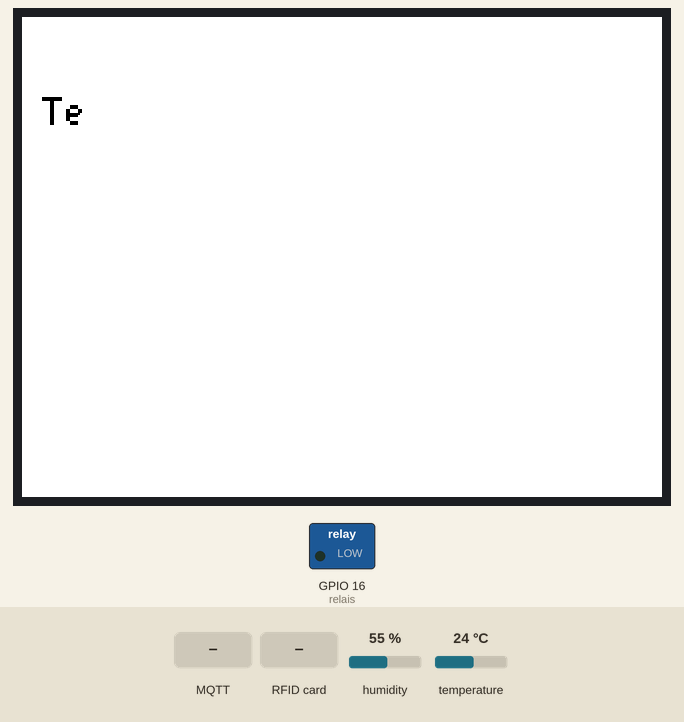
The program below on a simulated ESP32 board running MicroPython. Parts: 320×240 colour display, switched loads named in the program (green lamp = pin HIGH). The test bench sets the inputs (shaded band); at power-on: temperature 24 °C, humidity 55 %. WiFi joins after 1.5 s; the clock reads 2024-03-15 10:24:30 at power-on unless the program sets it; no MQTT or app messages arrive unless stated; the interpreter's speed is modelled, so counts of loop turns are approximate; library files of the repository ran but are not shown: mfrc522.py, ili9341.py; pins used as bus, display or sensor lines are not drawn; what the program prints to the serial console is not drawn.

Above: at 10.9 s.
11.0 s: MQTT message "unlock" arrives on the first subscribed topic
At 12.0 s:
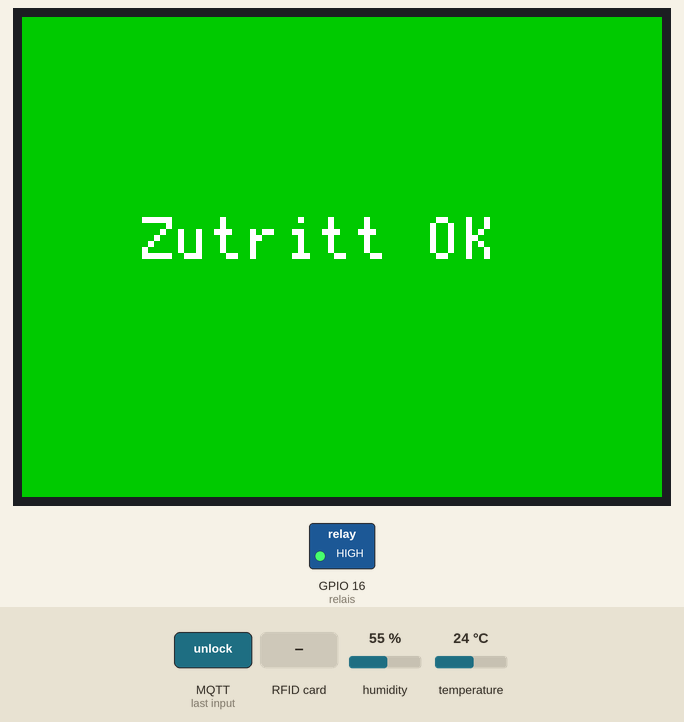
17.1 s: RFID card 5E 7A 19 C4 held to the reader
At 21.0 s:
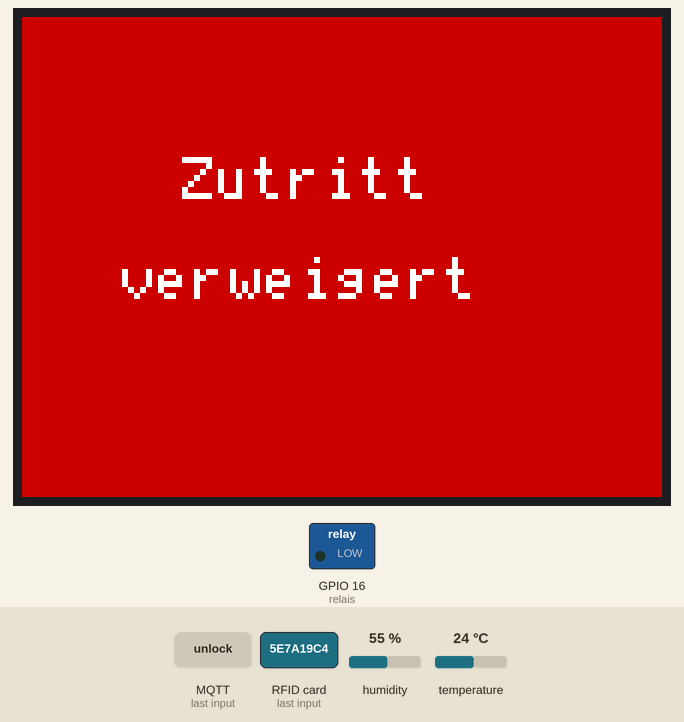
24.4 s: temperature set to 12 °C
At 36.1 s:
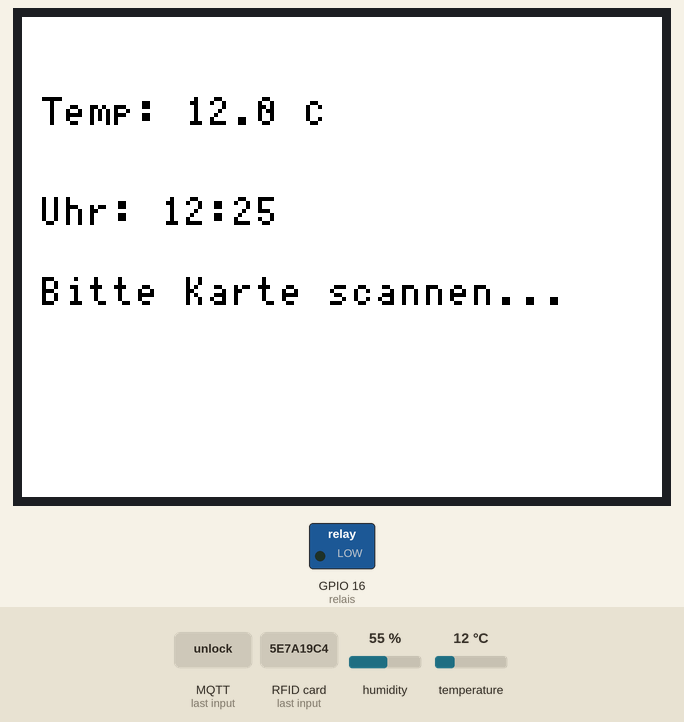
Timing chart, 0 to 37.6 s (numbered marks = the images above; inputs shaded):
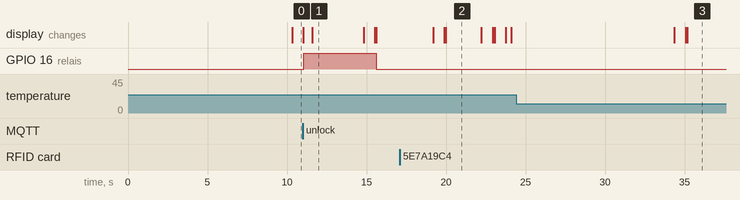

Measured:
- after the input at 11.0 s, GPIO 16 (relais): LOW → HIGH after 0.06 s, → LOW 4.6 s later
- after the input at 17.1 s, the display: first changes after 2.1 s (image 2 shows a later state)
- what the display in image 1 shows lasts 3.2 s, from 11.6 s to 14.8 s
- what the display in image 2 shows lasts 2.2 s, from 20.0 s to 22.2 s

The program:

Hauptprogramm.py
```python
import time
import sensor as temperatur_sensor
import rfid as rfid_modul
import anzeige
import netzwerk
import machine

# WLAN verbinden
if not netzwerk.verbinde_wlan():
    print("WLAN-Verbindung fehlgeschlagen. Neustart...")
    machine.reset()

relais_aktiv_bis = 0
zeige_standard_wieder_ab = 0
warte_auf_unlock_bis = 0
letzte_uid = None
freigabe_erfolgt = False
letzte_scan_zeit = 0

def empfange_mqtt(topic, msg):
    global relais_aktiv_bis, zeige_standard_wieder_ab, warte_auf_unlock_bis, freigabe_erfolgt
    THEMA_RFID, THEMA_RELAIS = netzwerk.get_themen()
    if topic == THEMA_RELAIS and msg == b'unlock':
        print("Unlock empfangen")
        netzwerk.relais.value(1)
        anzeige.zutritt_ok()
        relais_aktiv_bis = time.ticks_add(time.ticks_ms(), 3000)
        zeige_standard_wieder_ab = time.ticks_add(time.ticks_ms(), 3000)
        warte_auf_unlock_bis = 0
        freigabe_erfolgt = True

client = netzwerk.verbinde_mqtt(empfange_mqtt)
temperatur_sensor.init()
letzte_anzeige = 0

while True:
    client.check_msg()

    # Relais nach Zeit aus
    if relais_aktiv_bis and time.ticks_diff(relais_aktiv_bis, time.ticks_ms()) <= 0:
        netzwerk.relais.value(0)
        relais_aktiv_bis = 0
        print("Relais deaktiviert")
        letzte_uid = None

    # Nur alle 1,5s RFID prüfen
    if time.ticks_diff(time.ticks_ms(), letzte_scan_zeit) > 1500:
        uid = rfid_modul.lese_uid()
        if uid and uid != letzte_uid:
            print("Neue UID erkannt:", uid)
            letzte_uid = uid
            client.publish(netzwerk.get_themen()[0], '{{"uid": "{}"}}'.format(uid))
            warte_auf_unlock_bis = time.ticks_add(time.ticks_ms(), 2000)
            freigabe_erfolgt = False
            letzte_scan_zeit = time.ticks_ms()
        elif not uid:
            letzte_uid = None

    # Wenn kein Unlock kam
    if warte_auf_unlock_bis and time.ticks_diff(warte_auf_unlock_bis, time.ticks_ms()) <= 0:
        if not freigabe_erfolgt:
            print("Zugriff verweigert")
            anzeige.zutritt_verweigert()
            zeige_standard_wieder_ab = time.ticks_add(time.ticks_ms(), 2000)
        warte_auf_unlock_bis = 0
        letzte_uid = None
        freigabe_erfolgt = False

    # Temperaturanzeige
    if not warte_auf_unlock_bis and not zeige_standard_wieder_ab:
        if time.ticks_diff(time.ticks_ms(), letzte_anzeige) > 10000:
            temp, hum = temperatur_sensor.lese()
            if temp is not None:
                uhr = "{:02}:{:02}".format((time.localtime()[3] + 2) % 24, time.localtime()[4])
                anzeige.standard(temp, uhr)
            letzte_anzeige = time.ticks_ms()

    # Anzeige zurücksetzen
    if zeige_standard_wieder_ab and time.ticks_diff(zeige_standard_wieder_ab, time.ticks_ms()) <= 0:
        temp, hum = temperatur_sensor.lese()
        if temp is not None:
            uhr = "{:02}:{:02}".format((time.localtime()[3] + 2) % 24, time.localtime()[4])
            anzeige.standard(temp, uhr)
        zeige_standard_wieder_ab = 0
```

sensor.py
```python
# AHT10 Temperatur- und Feuchtesensor
from machine import I2C, Pin
import time

# Sensor-Adresse
adresse = 0x38

# I2C1 mit GPIO 38 (SCL) und 37 (SDA)
i2c = I2C(1, scl=Pin(38), sda=Pin(37))

# Sensor vorbereiten
def init():
    try:
        i2c.writeto(adresse, b'\xE1\x08\x00')
        time.sleep(0.25)
    except:
        print("Fehler beim Initialisieren des Sensors")

# Temperatur und Luftfeuchtigkeit auslesen
def lese():
    try:
        i2c.writeto(adresse, b'\xAC\x33\x00')
        time.sleep(0.2)
        daten = i2c.readfrom(adresse, 6)
        hum_raw = ((daten[1] << 16) | (daten[2] << 8) | daten[3]) >> 4
        temp_raw = ((daten[3] & 0x0F) << 16) | (daten[4] << 8) | daten[5]
        hum = hum_raw * 100 / 1048576.0
        temp = temp_raw * 200 / 1048576.0 - 50
        return round(temp, 1), round(hum, 1)
    except:
        print("Fehler beim Lesen vom Sensor")
        return None, None
```

rfid.py
```python
from machine import Pin, SPI
from mfrc522 import MFRC522

# SPI initialisieren
spi_rfid = SPI(1, baudrate=1000000, polarity=0, phase=0,
               sck=Pin(18), mosi=Pin(5), miso=Pin(19))
reader = MFRC522(spi_rfid, rst=Pin(4), cs=Pin(15))

# UID lesen
def lese_uid():
    stat, tag_type = reader.request(reader.REQIDL)
    if stat == reader.OK:
        stat, uid = reader.anticoll()
        if stat == reader.OK:
            return "-".join([str(x) for x in uid])
    return None

# Bei Bedarf neu initialisieren
def reset_reader():
    reader.init()
```

anzeige.py
```python
# Anzeige-Modul für das ILI9341-Display
from machine import Pin, SPI
import time
from ili9341 import ILI9341, color565

# SPI2 benutzen
spi = SPI(2, baudrate=20000000, sck=Pin(13), mosi=Pin(12))

# Display anschließen
screen = ILI9341(spi, cs=Pin(9), dc=Pin(11), rst=Pin(10), w=320, h=240, rot=1)

# Funktion zum Starten
def init():
    screen.fill(color565(255, 255, 255))

# Anzeige für OK (grün)
def zutritt_ok():
    screen.fill(color565(0, 200, 0))
    screen.text_scaled("Zutritt OK", 60, 100, color565(255, 255, 255), 3)

# Anzeige für Verweigert (rot)
def zutritt_verweigert():
    screen.fill(color565(200, 0, 0))
    screen.text_scaled("Zutritt", 80, 70, color565(255, 255, 255), 3)
    screen.text_scaled("verweigert", 50, 120, color565(255, 255, 255), 3)

# Standardanzeige (weiß, Temperatur und Uhrzeit)
def standard(temp, uhr):
    screen.fill(color565(255, 255, 255))
    screen.text_scaled("Temp: {} C".format(temp), 10, 40, color565(0, 0, 0), 2)
    screen.text_scaled("Uhr: {}".format(uhr), 10, 90, color565(0, 0, 0), 2)
    screen.text_scaled("Bitte Karte scannen...", 10, 130, color565(0, 0, 0), 2)
```

netzwerk.py
```python
import network
import time
import ubinascii
import machine
from umqtt.simple import MQTTClient
from machine import Pin

relais = Pin(16, Pin.OUT)
relais.value(0)

def verbinde_wlan():
    wlan = network.WLAN(network.STA_IF)
    wlan.active(True)
    if not wlan.isconnected():
        print("WLAN wird verbunden...")
        wlan.connect("FRITZ!Repeater 3000 AX", "09390138198268033509")
        timeout = 0
        while not wlan.isconnected():
            time.sleep(1)
            timeout += 1
            if timeout > 15:
                print("WLAN-Verbindung fehlgeschlagen!")
                return False
    print("WLAN verbunden:", wlan.ifconfig())
    return True

def get_themen():
    return b"rfid/access", b"esp32/relay"

def verbinde_mqtt(callback):
    client_id = ubinascii.hexlify(machine.unique_id()).decode()
    client = MQTTClient(client_id, "138.199.227.39")
    client.set_callback(callback)
    client.connect()
    client.subscribe(get_themen()[1])
    print("MQTT verbunden und abonniert")
    return client
```
